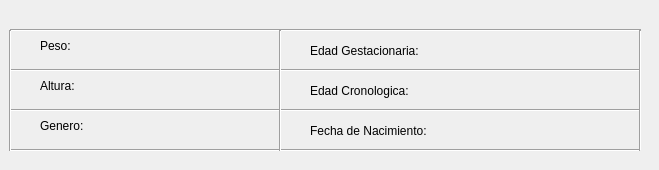
    <widget class="QWidget" name="tab_13">
     <attribute name="title">
      <string>Datos Personales.</string>
     </attribute>
     <widget class="QLabel" name="label_60">
      <property name="geometry">
       <rect>
        <x>40</x>
        <y>30</y>
        <width>231</width>
        <height>31</height>
       </rect>
      </property>
      <property name="text">
       <string>Peso:</string>
      </property>
     </widget>
     <widget class="QLabel" name="label_61">
      <property name="geometry">
       <rect>
        <x>40</x>
        <y>70</y>
        <width>231</width>
        <height>31</height>
       </rect>
      </property>
      <property name="text">
       <string>Altura:</string>
      </property>
     </widget>
     <widget class="QLabel" name="label_62">
      <property name="geometry">
       <rect>
        <x>40</x>
        <y>110</y>
        <width>221</width>
        <height>31</height>
       </rect>
      </property>
      <property name="text">
       <string>Genero:</string>
      </property>
     </widget>
     <widget class="QLabel" name="label_63">
      <property name="geometry">
       <rect>
        <x>310</x>
        <y>30</y>
        <width>321</width>
        <height>41</height>
       </rect>
      </property>
      <property name="text">
       <string>Edad Gestacionaria:</string>
      </property>
     </widget>
     <widget class="QLabel" name="label_64">
      <property name="geometry">
       <rect>
        <x>310</x>
        <y>70</y>
        <width>321</width>
        <height>41</height>
       </rect>
      </property>
      <property name="text">
       <string>Edad Cronologica:</string>
      </property>
     </widget>
     <widget class="QLabel" name="label_65">
      <property name="geometry">
       <rect>
        <x>310</x>
        <y>110</y>
        <width>321</width>
        <height>41</height>
       </rect>
      </property>
      <property name="text">
       <string>Fecha de Nacimiento:</string>
      </property>
     </widget>
     <widget class="Line" name="line_29">
      <property name="geometry">
       <rect>
        <x>10</x>
        <y>20</y>
        <width>631</width>
        <height>21</height>
       </rect>
      </property>
      <property name="orientation">
       <enum>Qt::Horizontal</enum>
      </property>
     </widget>
     <widget class="Line" name="line_30">
      <property name="geometry">
       <rect>
        <x>10</x>
        <y>60</y>
        <width>631</width>
        <height>21</height>
       </rect>
      </property>
      <property name="orientation">
       <enum>Qt::Horizontal</enum>
      </property>
     </widget>
     <widget class="Line" name="line_31">
      <property name="geometry">
       <rect>
        <x>10</x>
        <y>100</y>
        <width>631</width>
        <height>21</height>
       </rect>
      </property>
      <property name="orientation">
       <enum>Qt::Horizontal</enum>
      </property>
     </widget>
     <widget class="Line" name="line_32">
      <property name="geometry">
       <rect>
        <x>10</x>
        <y>140</y>
        <width>631</width>
        <height>21</height>
       </rect>
      </property>
      <property name="orientation">
       <enum>Qt::Horizontal</enum>
      </property>
     </widget>
     <widget class="Line" name="line_33">
      <property name="geometry">
       <rect>
        <x>270</x>
        <y>30</y>
        <width>20</width>
        <height>121</height>
       </rect>
      </property>
      <property name="orientation">
       <enum>Qt::Vertical</enum>
      </property>
     </widget>
     <widget class="Line" name="line_34">
      <property name="geometry">
       <rect>
        <x>0</x>
        <y>30</y>
        <width>20</width>
        <height>121</height>
       </rect>
      </property>
      <property name="orientation">
       <enum>Qt::Vertical</enum>
      </property>
     </widget>
     <widget class="Line" name="line_35">
      <property name="geometry">
       <rect>
        <x>630</x>
        <y>30</y>
        <width>20</width>
        <height>121</height>
       </rect>
      </property>
      <property name="orientation">
       <enum>Qt::Vertical</enum>
      </property>
     </widget>
    </widget>
